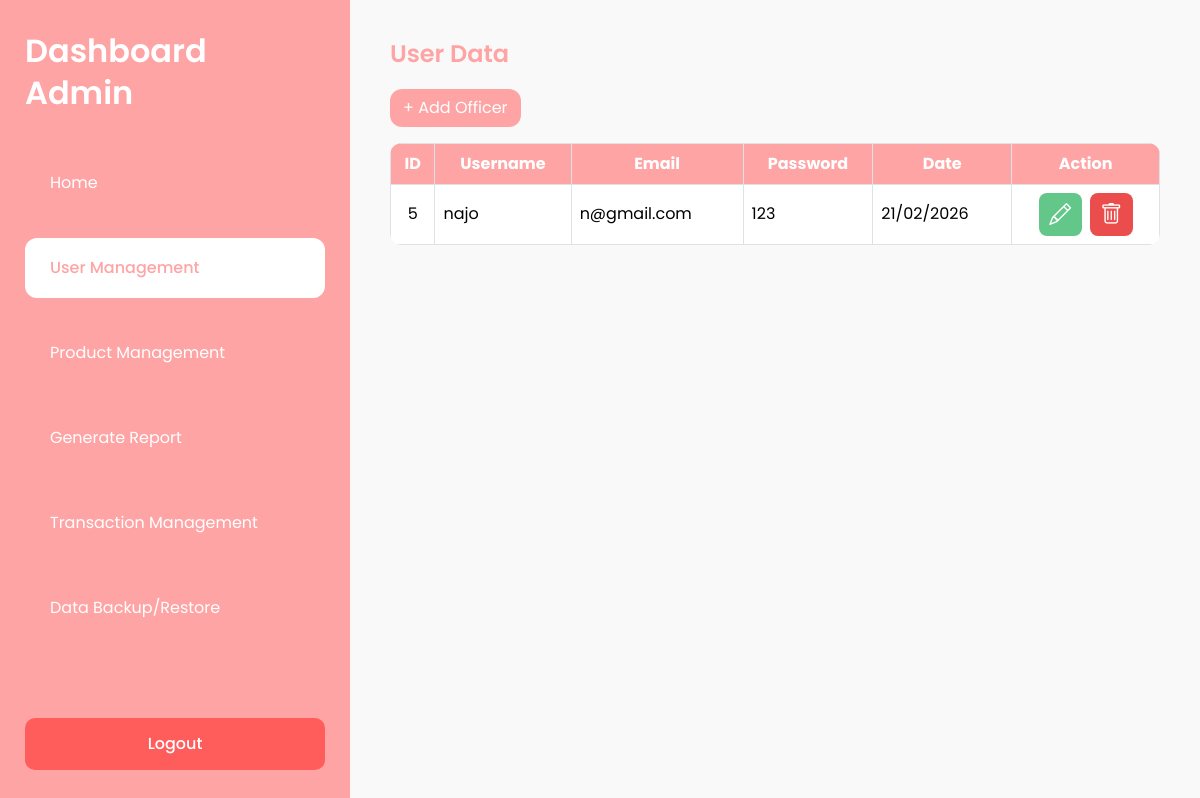
/admin/user-management.php (signed in), run on the app's committed database.
### tables this page shows
CREATE TABLE `users` (
  `id` int(11) NOT NULL,
  `username` varchar(50) DEFAULT NULL,
  `full_name` varchar(100) DEFAULT NULL,
  `address` text DEFAULT NULL,
  `email` varchar(100) DEFAULT NULL,
  `password` varchar(255) NOT NULL,
  `plain_password` varchar(255) DEFAULT NULL,
  `created_at` timestamp NOT NULL DEFAULT current_timestamp(),
  `role` enum('admin','officer','customer') NOT NULL DEFAULT 'officer'
);

### admin/user-management.php (the view, shortened to what this page needs)
<?php
require_once '../config/database.php';
$users = mysqli_query($conn, "SELECT * FROM users WHERE role='officer'");
?>
<!DOCTYPE html>
<html lang="en">
<head>
    <link href="https://cdn.jsdelivr.net/npm/bootstrap@5.3.3/dist/css/bootstrap.min.css" rel="stylesheet">
    <link href="https://cdn.jsdelivr.net/npm/bootstrap-icons/font/bootstrap-icons.css" rel="stylesheet">
</head>
<body>
<div class="d-flex min-vh-100">
    <?php include 'sidebar.php'; ?>
    <div class="content">
        <h4 class="page-title">User Data</h4>
        <button class="btn btn-pink mb-3" data-bs-toggle="modal" data-bs-target="#addOfficer">
            + Add Officer
        </button>
        <div class="table-responsive">
            <table class="table table-bordered align-middle">
                <thead>
                    <tr class="text-center">
                        <th>ID</th>
                        <th>Username</th>
                        <th>Email</th>
                        <th>Password</th>
                        <th>Date</th>
                        <th>Action</th>
                    </tr>
                </thead>
                <tbody>
                <?php while ($row = mysqli_fetch_assoc($users)) : ?>
                    <tr>
                        <td class="text-center"><?= $row['id'] ?></td>
                        <td><?= $row['username'] ?></td>
                        <td><?= $row['email'] ?></td>
                        <td><?= $row['plain_password'] ?></td>
                        <td><?= date('d/m/Y', strtotime($row['created_at'])) ?></td>
                        <td class="text-center">
                            <div class="d-flex justify-content-center gap-2">
                                <div class="action-box action-edit"
                                    data-bs-toggle="modal"
                                    data-bs-target="#editOfficer"
                                    data-id="<?= $row['id'] ?>"
                                    data-username="<?= $row['username'] ?>"
                                    data-email="<?= $row['email'] ?>"
                                    data-password="<?= $row['plain_password'] ?>">
                                    <i class="bi bi-pencil"></i>
                                </div>
                                <div class="action-box action-delete"
                                    data-bs-toggle="modal"
                                    data-bs-target="#deleteOfficer"
                                    data-id="<?= $row['id'] ?>"
                                    data-username="<?= $row['username'] ?>">
                                    <i class="bi bi-trash"></i>
                                </div>
                            </div>
                        </td>
                    </tr>
                <?php endwhile; ?>
                </tbody>
            </table>
        </div>
    </div>
</div>
</body>
</html>

### admin/user-management.php (style rules this page uses)
body { font-family: Poppins, sans-serif; background: #f9f9f9; overflow: hidden; }
.content { padding: 40px; flex: 1; }
.page-title { color: #FFA4A4; font-weight: 600; margin-bottom: 20px; }
.btn-pink { background: #FFA4A4; color: #fff; border-radius: 12px; }
.table { border-radius: 12px; overflow: hidden; }
.table thead th { background-color: #FFA4A4 !important; color: #ffffff !important; text-align: center; vertical-align: middle; }
.action-box { width: 43px; height: 43px; border-radius: 8px; display: inline-flex; align-items: center; justify-content: center; color: #fff; cursor: pointer; }
.action-edit { background-color: #63C78A; }
.action-delete { background-color: #EB4C4C; }
.action-box i { font-size: 22px; }

### data on the page
users: id "5", username "najo", email "n@gmail.com", plain_password "123", created_at "21/02/2026"
